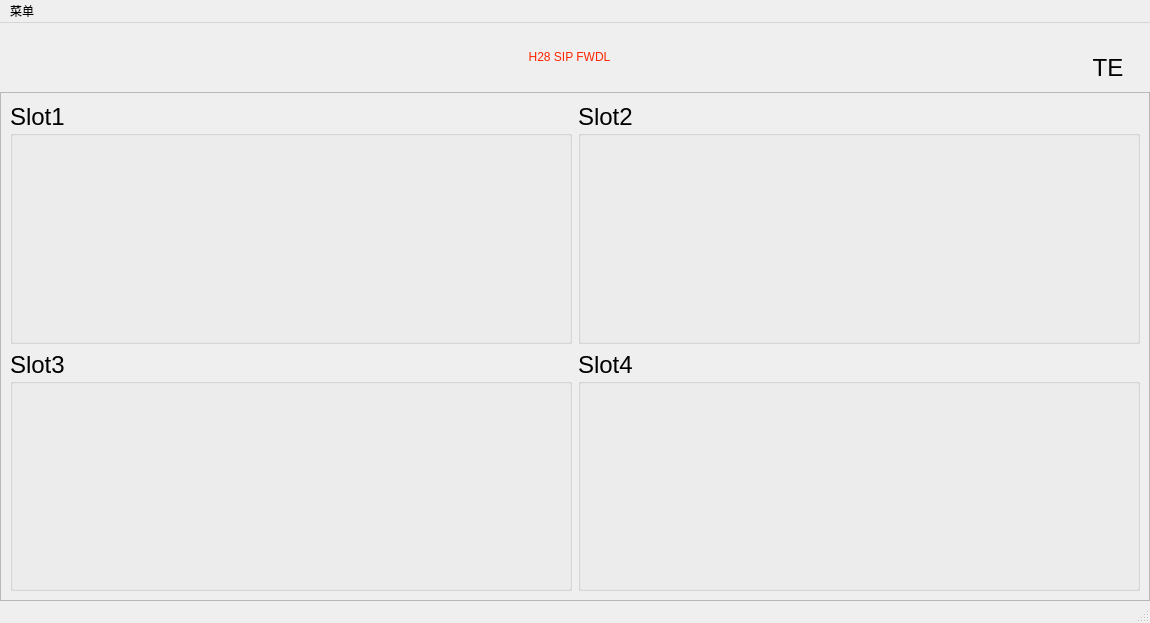
<?xml version="1.0" encoding="UTF-8"?>
<ui version="4.0">
 <class>MainWindow</class>
 <widget class="QMainWindow" name="MainWindow">
  <property name="geometry">
   <rect>
    <x>0</x>
    <y>0</y>
    <width>1150</width>
    <height>623</height>
   </rect>
  </property>
  <property name="windowTitle">
   <string>MainWindow</string>
  </property>
  <widget class="QWidget" name="centralwidget">
   <layout class="QVBoxLayout" name="verticalLayout" stretch="1,8">
    <property name="spacing">
     <number>1</number>
    </property>
    <property name="leftMargin">
     <number>0</number>
    </property>
    <property name="topMargin">
     <number>0</number>
    </property>
    <property name="rightMargin">
     <number>0</number>
    </property>
    <property name="bottomMargin">
     <number>0</number>
    </property>
    <item>
     <widget class="QFrame" name="frame">
      <property name="frameShape">
       <enum>QFrame::Panel</enum>
      </property>
      <property name="frameShadow">
       <enum>QFrame::Raised</enum>
      </property>
      <property name="lineWidth">
       <number>0</number>
      </property>
      <layout class="QHBoxLayout" name="horizontalLayout" stretch="1,2,1">
       <property name="rightMargin">
        <number>20</number>
       </property>
       <item>
        <widget class="QLabel" name="label_3">
         <property name="minimumSize">
          <size>
           <width>0</width>
           <height>50</height>
          </size>
         </property>
         <property name="styleSheet">
          <string notr="true">border-image: url(:/img/luxshare2.png);</string>
         </property>
         <property name="text">
          <string/>
         </property>
        </widget>
       </item>
       <item>
        <widget class="QLabel" name="label">
         <property name="sizePolicy">
          <sizepolicy hsizetype="Preferred" vsizetype="Preferred">
           <horstretch>0</horstretch>
           <verstretch>0</verstretch>
          </sizepolicy>
         </property>
         <property name="styleSheet">
          <string notr="true">font: 87 24pt &quot;Arial Black&quot;;
color: rgb(255, 38, 0);


</string>
         </property>
         <property name="text">
          <string>H28 SIP FWDL</string>
         </property>
         <property name="alignment">
          <set>Qt::AlignCenter</set>
         </property>
        </widget>
       </item>
       <item>
        <widget class="QLabel" name="label_2">
         <property name="font">
          <font>
           <pointsize>18</pointsize>
          </font>
         </property>
         <property name="text">
          <string>TE </string>
         </property>
         <property name="alignment">
          <set>Qt::AlignBottom|Qt::AlignRight|Qt::AlignTrailing</set>
         </property>
        </widget>
       </item>
      </layout>
     </widget>
    </item>
    <item>
     <widget class="QFrame" name="frame_2">
      <property name="styleSheet">
       <string notr="true"/>
      </property>
      <property name="frameShape">
       <enum>QFrame::StyledPanel</enum>
      </property>
      <property name="frameShadow">
       <enum>QFrame::Raised</enum>
      </property>
      <layout class="QGridLayout" name="gridLayout">
       <item row="0" column="0">
        <widget class="QGroupBox" name="groupBox">
         <property name="font">
          <font>
           <pointsize>18</pointsize>
          </font>
         </property>
         <property name="title">
          <string>Slot1</string>
         </property>
        </widget>
       </item>
       <item row="0" column="1">
        <widget class="QGroupBox" name="groupBox_3">
         <property name="font">
          <font>
           <pointsize>18</pointsize>
          </font>
         </property>
         <property name="title">
          <string>Slot2</string>
         </property>
        </widget>
       </item>
       <item row="1" column="0">
        <widget class="QGroupBox" name="groupBox_2">
         <property name="font">
          <font>
           <pointsize>18</pointsize>
          </font>
         </property>
         <property name="title">
          <string>Slot3</string>
         </property>
        </widget>
       </item>
       <item row="1" column="1">
        <widget class="QGroupBox" name="groupBox_4">
         <property name="font">
          <font>
           <pointsize>18</pointsize>
          </font>
         </property>
         <property name="title">
          <string>Slot4</string>
         </property>
        </widget>
       </item>
      </layout>
     </widget>
    </item>
   </layout>
  </widget>
  <widget class="QMenuBar" name="menubar">
   <property name="geometry">
    <rect>
     <x>0</x>
     <y>0</y>
     <width>1150</width>
     <height>24</height>
    </rect>
   </property>
   <widget class="QMenu" name="menu">
    <property name="title">
     <string>菜单</string>
    </property>
    <widget class="QMenu" name="menuMES">
     <property name="title">
      <string>MES</string>
     </property>
     <addaction name="actionEnable"/>
     <addaction name="separator"/>
     <addaction name="actionDisable"/>
    </widget>
    <addaction name="menuMES"/>
    <addaction name="separator"/>
    <addaction name="actionEnable_kis"/>
    <addaction name="separator"/>
    <addaction name="actionExit_2"/>
   </widget>
   <addaction name="menu"/>
  </widget>
  <widget class="QStatusBar" name="statusbar"/>
  <action name="actionExit">
   <property name="text">
    <string>Exit</string>
   </property>
  </action>
  <action name="actionEnable">
   <property name="text">
    <string>Enable</string>
   </property>
  </action>
  <action name="actionDisable">
   <property name="text">
    <string>Disable</string>
   </property>
  </action>
  <action name="actionEnable_kis">
   <property name="text">
    <string>Enable_kis</string>
   </property>
  </action>
  <action name="actionExit_2">
   <property name="text">
    <string>Exit</string>
   </property>
  </action>
 </widget>
 <resources>
  <include location="../img/img.qrc"/>
 </resources>
 <connections/>
</ui>
